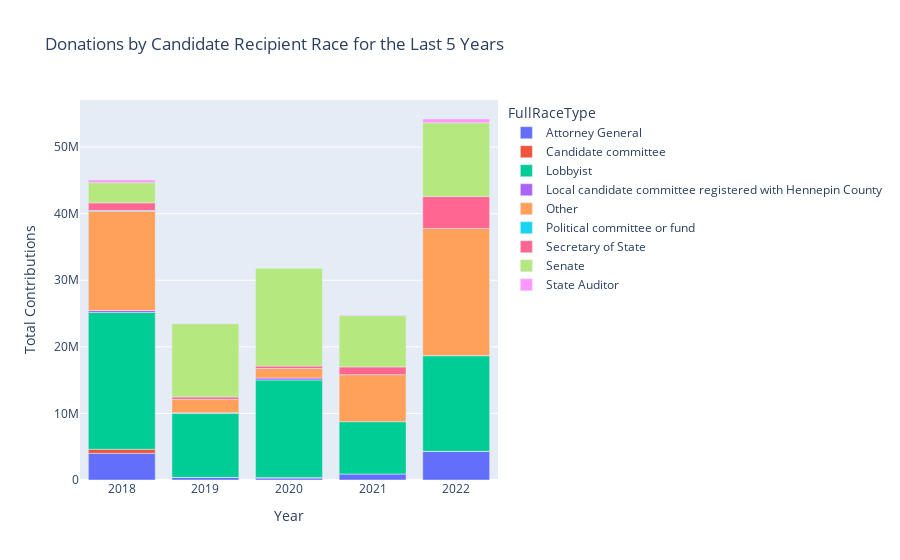

This figure's notebook cell:
### Code cell
grouped5 = filtered_df.groupby(['DonationYear', 'OfficeSought'])['TotalAmount'].sum().reset_index()
grouped5['FullRaceType'] = grouped5['OfficeSought'].map(race_type_mapping)

fig = px.bar(
    grouped5,
    x='DonationYear',
    y='TotalAmount',
    color='FullRaceType',
    title='Donations by Candidate Recipient Race for the Last 5 Years',
    labels={"DonationYear": "Year", "TotalAmount": "Total Contributions"},
    category_orders={"FullRaceType": sorted(race_type_mapping.values())}
)

fig.show()

### Figure 1 — Plotly figure (JSON) as saved in the notebook; plotly's stock layout.template omitted (floating-point values rounded to 4 significant figures)
{"data": [{"alignmentgroup": "True", "hovertemplate": "FullRaceType=Attorney General<br>Year=%{x}<br>Total Contributions=%{y}<extra></extra>", "legendgroup": "Attorney General", "marker": {"color": "#636efa", "pattern": {"shape": ""}}, "name": "Attorney General", "offsetgroup": "Attorney General", "orientation": "v", "showlegend": true, "textposition": "auto", "type": "bar", "x": [2018, 2019, 2020, 2021, 2022], "xaxis": "x", "y": [4004000.0, 392500.0, 293103, 895900.0, 4278000.0], "yaxis": "y"}, {"alignmentgroup": "True", "hovertemplate": "FullRaceType=Candidate committee<br>Year=%{x}<br>Total Contributions=%{y}<extra></extra>", "legendgroup": "Candidate committee", "marker": {"color": "#EF553B", "pattern": {"shape": ""}}, "name": "Candidate committee", "offsetgroup": "Candidate committee", "orientation": "v", "showlegend": true, "textposition": "auto", "type": "bar", "x": [2018, 2019, 2020, 2022], "xaxis": "x", "y": [611300.0, 2750, 98180.0, 32350.0], "yaxis": "y"}, {"alignmentgroup": "True", "hovertemplate": "FullRaceType=Lobbyist<br>Year=%{x}<br>Total Contributions=%{y}<extra></extra>", "legendgroup": "Lobbyist", "marker": {"color": "#00cc96", "pattern": {"shape": ""}}, "name": "Lobbyist", "offsetgroup": "Lobbyist", "orientation": "v", "showlegend": true, "textposition": "auto", "type": "bar", "x": [2018, 2019, 2020, 2021, 2022], "xaxis": "x", "y": [20540000.0, 9615000.0, 14630000.0, 7864000.0, 14370000.0], "yaxis": "y"}, {"alignmentgroup": "True", "hovertemplate": "FullRaceType=Local candidate committee registered with Hennepin County<br>Year=%{x}<br>Total Contributions=%{y}<extra></extra>", "legendgroup": "Local candidate committee registered with Hennepin County", "marker": {"color": "#ab63fa", "pattern": {"shape": ""}}, "name": "Local candidate committee registered with Hennepin County", "offsetgroup": "Local candidate committee registered with Hennepin County", "orientation": "v", "showlegend": true, "textposition": "auto", "type": "bar", "x": [2018, 2019, 2020, 2022], "xaxis": "x", "y": [301500.0, 99000, 303500.0, 2000], "yaxis": "y"}, {"alignmentgroup": "True", "hovertemplate": "FullRaceType=Other<br>Year=%{x}<br>Total Contributions=%{y}<extra></extra>", "legendgroup": "Other", "marker": {"color": "#FFA15A", "pattern": {"shape": ""}}, "name": "Other", "offsetgroup": "Other", "orientation": "v", "showlegend": true, "textposition": "auto", "type": "bar", "x": [2018, 2019, 2020, 2021, 2022], "xaxis": "x", "y": [14890000.0, 1994000.0, 1427000.0, 7058000.0, 19090000.0], "yaxis": "y"}, {"alignmentgroup": "True", "hovertemplate": "FullRaceType=Political committee or fund<br>Year=%{x}<br>Total Contributions=%{y}<extra></extra>", "legendgroup": "Political committee or fund", "marker": {"color": "#19d3f3", "pattern": {"shape": ""}}, "name": "Political committee or fund", "offsetgroup": "Political committee or fund", "orientation": "v", "showlegend": true, "textposition": "auto", "type": "bar", "x": [2018], "xaxis": "x", "y": [139500.0], "yaxis": "y"}, {"alignmentgroup": "True", "hovertemplate": "FullRaceType=Secretary of State<br>Year=%{x}<br>Total Contributions=%{y}<extra></extra>", "legendgroup": "Secretary of State", "marker": {"color": "#FF6692", "pattern": {"shape": ""}}, "name": "Secretary of State", "offsetgroup": "Secretary of State", "orientation": "v", "showlegend": true, "textposition": "auto", "type": "bar", "x": [2018, 2019, 2020, 2021, 2022], "xaxis": "x", "y": [1137000.0, 372350, 362450, 1167000.0, 4795000.0], "yaxis": "y"}, {"alignmentgroup": "True", "hovertemplate": "FullRaceType=Senate<br>Year=%{x}<br>Total Contributions=%{y}<extra></extra>", "legendgroup": "Senate", "marker": {"color": "#B6E880", "pattern": {"shape": ""}}, "name": "Senate", "offsetgroup": "Senate", "orientation": "v", "showlegend": true, "textposition": "auto", "type": "bar", "x": [2018, 2019, 2020, 2021, 2022], "xaxis": "x", "y": [3036000.0, 11020000.0, 14720000.0, 7702000.0, 11080000.0], "yaxis": "y"}, {"alignmentgroup": "True", "hovertemplate": "FullRaceType=State Auditor<br>Year=%{x}<br>Total Contributions=%{y}<extra></extra>", "legendgroup": "State Auditor", "marker": {"color": "#FF97FF", "pattern": {"shape": ""}}, "name": "State Auditor", "offsetgroup": "State Auditor", "orientation": "v", "showlegend": true, "textposition": "auto", "type": "bar", "x": [2018, 2019, 2020, 2021, 2022], "xaxis": "x", "y": [409500.0, 50750, 20340.0, 85460.0, 567700.0], "yaxis": "y"}], "layout": {"barmode": "relative", "legend": {"title": {"text": "FullRaceType"}, "tracegroupgap": 0}, "title": {"text": "Donations by Candidate Recipient Race for the Last 5 Years"}, "xaxis": {"anchor": "y", "domain": [0, 1], "title": {"text": "Year"}}, "yaxis": {"anchor": "x", "domain": [0, 1], "title": {"text": "Total Contributions"}}}}
